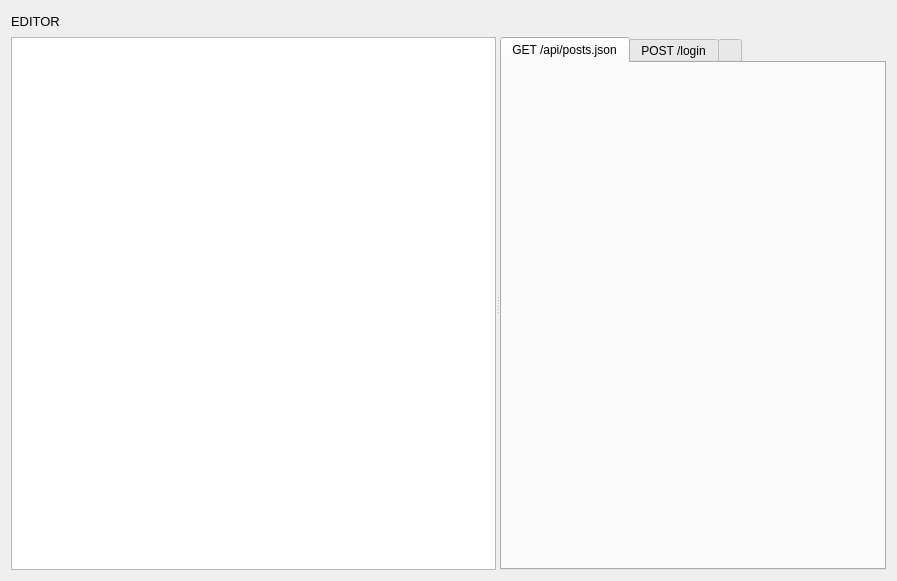
<?xml version="1.0" encoding="UTF-8"?>
<ui version="4.0">
 <class>RequestsPage</class>
 <widget class="QWidget" name="RequestsPage">
  <property name="geometry">
   <rect>
    <x>0</x>
    <y>0</y>
    <width>897</width>
    <height>581</height>
   </rect>
  </property>
  <property name="windowTitle">
   <string>Form</string>
  </property>
  <layout class="QVBoxLayout" name="verticalLayout">
   <item>
    <widget class="QLabel" name="label">
     <property name="maximumSize">
      <size>
       <width>16777215</width>
       <height>20</height>
      </size>
     </property>
     <property name="font">
      <font>
       <pointsize>10</pointsize>
      </font>
     </property>
     <property name="text">
      <string>EDITOR</string>
     </property>
    </widget>
   </item>
   <item>
    <widget class="QSplitter" name="splitter">
     <property name="orientation">
      <enum>Qt::Horizontal</enum>
     </property>
     <widget class="ItemExplorer" name="requestGroupsTreeView">
      <property name="sizePolicy">
       <sizepolicy hsizetype="Preferred" vsizetype="Expanding">
        <horstretch>0</horstretch>
        <verstretch>0</verstretch>
       </sizepolicy>
      </property>
     </widget>
     <widget class="QTabWidget" name="openRequestTabs">
      <property name="currentIndex">
       <number>0</number>
      </property>
      <widget class="RequestGroupView" name="requestGroupView">
       <attribute name="title">
        <string>GET /api/posts.json</string>
       </attribute>
      </widget>
      <widget class="QWidget" name="tab_2">
       <attribute name="title">
        <string>POST /login</string>
       </attribute>
      </widget>
      <widget class="QWidget" name="tab_3">
       <attribute name="title">
        <string></string>
       </attribute>
      </widget>
     </widget>
    </widget>
   </item>
  </layout>
 </widget>
 <customwidgets>
  <customwidget>
   <class>RequestGroupView</class>
   <extends>QWidget</extends>
   <header>widgets.requests.request_group_view.h</header>
   <container>1</container>
  </customwidget>
  <customwidget>
   <class>ItemExplorer</class>
   <extends>QTreeView</extends>
   <header>widgets.requests.item_explorer.h</header>
   <container>1</container>
  </customwidget>
 </customwidgets>
 <resources/>
 <connections/>
</ui>
